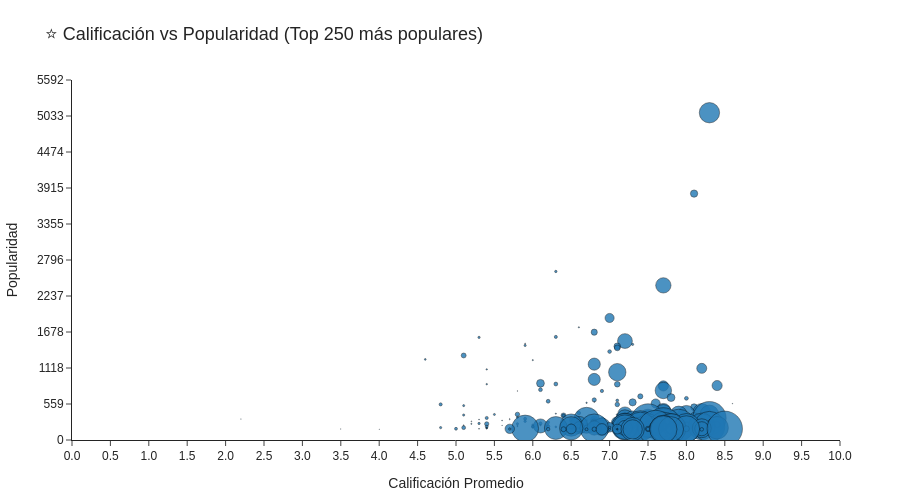

The cell this chart's notebook holds for it:
### Markdown cell above
---
## 7. Visualización 3 – Gráfico de Dispersión: Calificación vs Popularidad

**Qué muestra:** la relación entre la calificación promedio (`Vote_Average`) y la popularidad (`Popularity`) de las películas. Un gráfico de dispersión es el indicado para observar la relación entre dos variables numéricas.

Como `Popularity` está muy concentrada en valores bajos con unos pocos extremos, se trabaja con las **250 películas más populares** (`df.nlargest(250, "Popularity")`) para que el gráfico sea legible, usando `plotly.express.scatter` con `x="Vote_Average"`, `y="Popularity"`, tamaño de punto según `Vote_Count` y `hover_name="Title"`.

### Code cell
# ─────────────────────────────────────────────────────────────────────────────
# CELDA 7 - Grafico de dispersion: calificacion vs popularidad
# ─────────────────────────────────────────────────────────────────────────────

# 1) LIMPIEZA DE DATOS (FORZANDO TIPOS NUMÉRICOS)
df['Vote_Count'] = pd.to_numeric(df['Vote_Count'], errors='coerce')
df['Vote_Average'] = pd.to_numeric(df['Vote_Average'], errors='coerce')
df['Popularity'] = pd.to_numeric(df['Popularity'], errors='coerce')  

top_pop = df.nlargest(250, "Popularity")



# 3) CREAR GRÁFICO

# ─── Calcular límite Y con margen del 10% ───
y_max = top_pop['Popularity'].max() * 1.10   # 10% extra en lugar de +500 fijo

# ─── Número de ticks deseado ───
num_ticks = 10
# Calcular dtick para que haya aproximadamente `num_ticks` marcas
dtick_y = (y_max - 0) / num_ticks

# ─── Crear gráfico (igual que antes) ───
fig_dispersion = px.scatter(
    top_pop,
    x="Vote_Average",
    y="Popularity",
    size="Vote_Count",
    hover_name="Title",
    title="⭐ Calificación vs Popularidad (Top 250 más populares)",
    labels={
        "Vote_Average": "Calificación Promedio",
        "Popularity": "Popularidad",
        "Vote_Count": "Número de Votos"
    },
    opacity=0.8,
    size_max=25,
    template="simple_white"
)

# ─── Configurar ejes con los nuevos parámetros ───
fig_dispersion.update_layout(
    xaxis=dict(
        type='linear',
        range=[0, 10],               # calificación típica 0-10
        dtick=0.5,
        tickformat='.1f',
        gridcolor='lightgray',
        zeroline=True,
        zerolinecolor='black',
        zerolinewidth=1,
        title_font=dict(size=14)
    ),
    yaxis=dict(
        type='linear',
        range=[0, y_max],            # límite superior con margen
        dtick=dtick_y,               # separación entre ticks calculada
        tickformat='.0f',            # sin decimales
        gridcolor='lightgray',
        zeroline=True,
        zerolinecolor='black',
        zerolinewidth=1,
        title_font=dict(size=14)
    ),
    plot_bgcolor='white',
    paper_bgcolor='white',
    title_font=dict(size=18, family="Arial"),
    font=dict(size=12, family="Arial"),
    showlegend=False,
    margin=dict(l=60, r=60, t=80, b=60),
    width=900,
    height=500
)

# Estilo de puntos (igual)
fig_dispersion.update_traces(
    marker=dict(line=dict(width=0.5, color='black'))
)

fig_dispersion.show(config={'scrollZoom': False, 'displayModeBar': False})

### Figure 1 — Plotly figure (JSON) as saved in the notebook; plotly's stock layout.template omitted (floating-point values rounded to 4 significant figures; data arrays with more than 128 entries replaced by an {"elided": "..."} marker saying what was removed)
{"data": [{"hovertemplate": "<b>%{hovertext}</b><br><br>Calificación Promedio=%{x}<br>Popularidad=%{y}<br>Número de Votos=%{marker.size}<extra></extra>", "hovertext": {"elided": "250 str values"}, "legendgroup": "", "marker": {"color": "#1F77B4", "line": {"color": "black", "width": 0.5}, "opacity": 0.8, "size": {"elided": "250 float values"}, "sizemode": "area", "sizeref": 43.19, "symbol": "circle"}, "mode": "markers", "name": "", "orientation": "v", "showlegend": false, "type": "scatter", "x": {"elided": "250 float values"}, "xaxis": "x", "y": {"elided": "250 float values"}, "yaxis": "y"}], "layout": {"font": {"family": "Arial", "size": 12}, "height": 500, "legend": {"itemsizing": "constant", "tracegroupgap": 0}, "margin": {"b": 60, "l": 60, "r": 60, "t": 80}, "paper_bgcolor": "white", "plot_bgcolor": "white", "showlegend": false, "title": {"font": {"family": "Arial", "size": 18}, "text": "⭐ Calificación vs Popularidad (Top 250 más populares)"}, "width": 900, "xaxis": {"anchor": "y", "domain": [0, 1], "dtick": 0.5, "gridcolor": "lightgray", "range": [0, 10], "tickformat": ".1f", "title": {"font": {"size": 14}, "text": "Calificación Promedio"}, "type": "linear", "zeroline": true, "zerolinecolor": "black", "zerolinewidth": 1}, "yaxis": {"anchor": "x", "domain": [0, 1], "dtick": 559.2, "gridcolor": "lightgray", "range": [0, 5592.0], "tickformat": ".0f", "title": {"font": {"size": 14}, "text": "Popularidad"}, "type": "linear", "zeroline": true, "zerolinecolor": "black", "zerolinewidth": 1}}}
